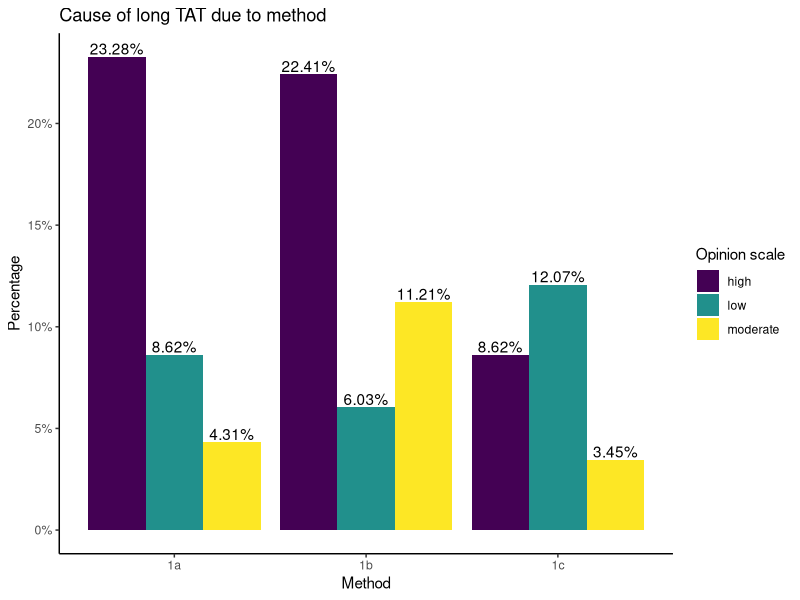
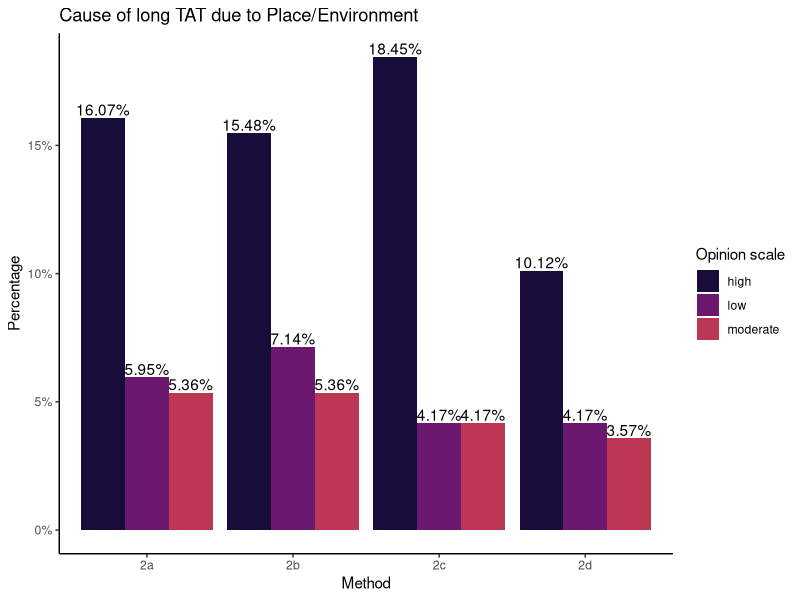
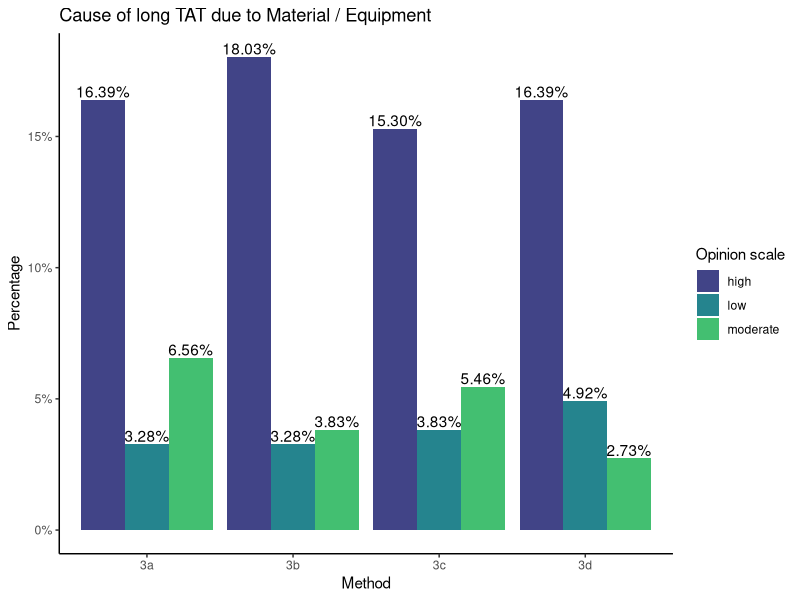
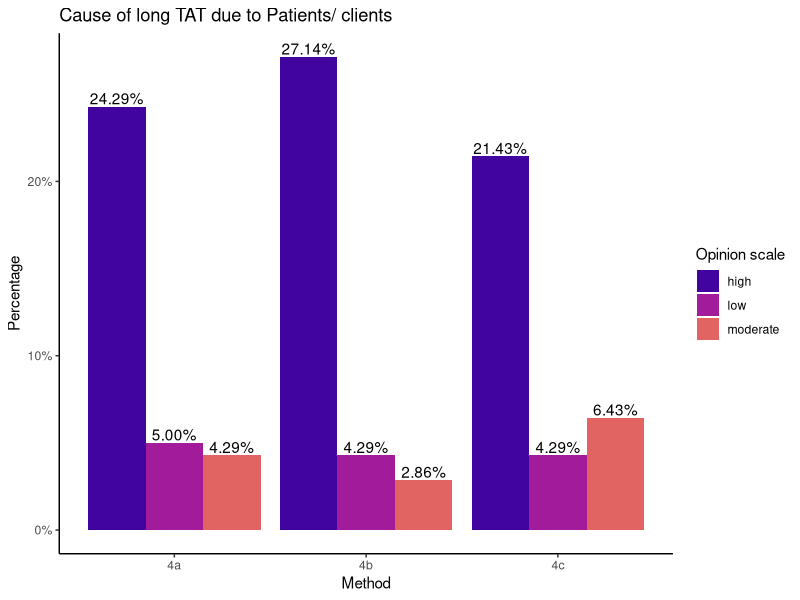
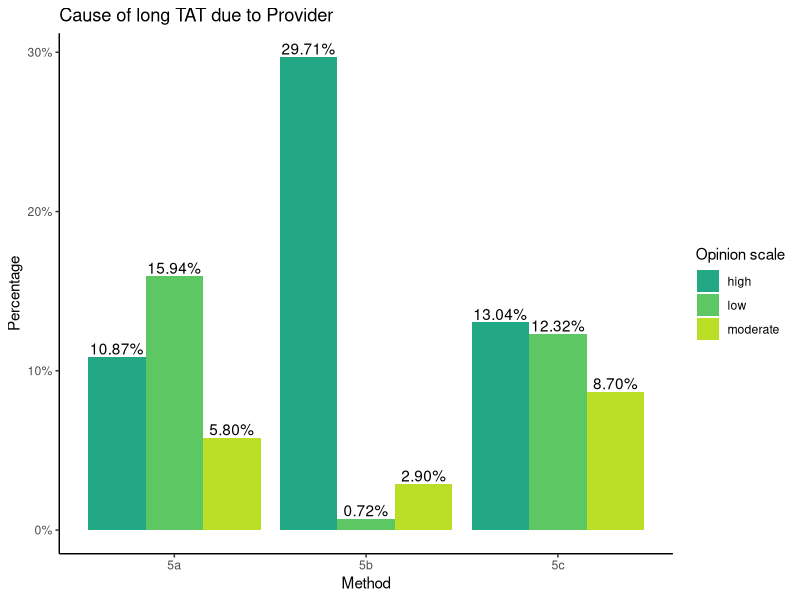
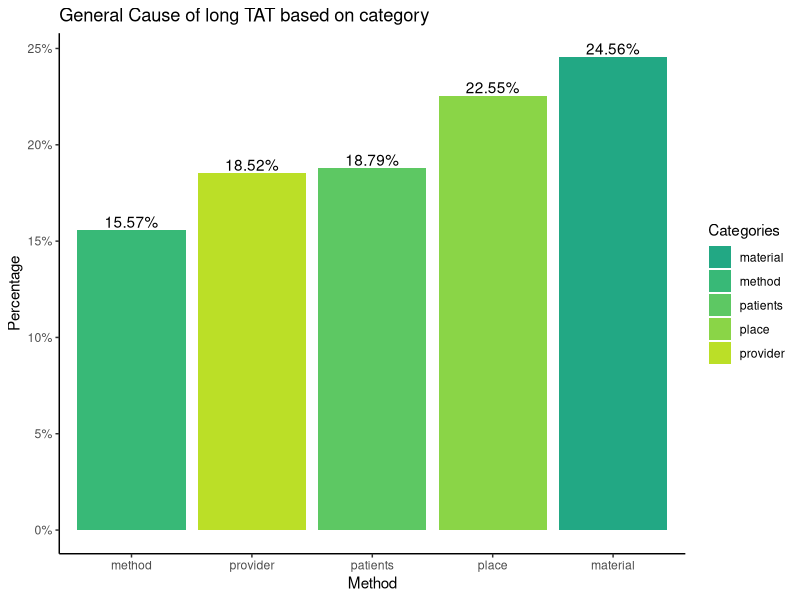

Write the R code that produced these figures, in order.
## ---- chunk 1
knitr::opts_chunk$set(echo = FALSE)
library(ggplot2)
## ---- chunk 2
method <-data.frame(quiz=c(rep("1a",3),rep("1b",3),rep("1c",3)) ,opnion=rep(c("high","moderate","low"),3),
                    frequency = c(27,5,10,26,13,7,10,4,14))
ggplot(data=method,aes(x=factor(quiz),y=prop.table(frequency),fill=factor(opnion)))+
  geom_bar(stat = "identity",position = "dodge")+
  scale_y_continuous(labels=scales::percent)+
  geom_text(label = scales::percent(prop.table(method$frequency)),vjust=-.2,position = position_dodge(.9))+
  theme_classic()+
  scale_fill_viridis_d(name=c("Opinion scale"))+
  labs(x="Method",y="Percentage",title = "Cause of long TAT due to method")
## ---- chunk 3
place <-data.frame(quiz=c(rep("2a",3),rep("2b",3),rep("2c",3),rep("2d",3)) ,opnion=rep(c("high","moderate","low"),4),
                    frequency = c(27,9,10,26,9,12,31,7,7,17,6,7))

ggplot(data=place,aes(x=factor(quiz),y=prop.table(frequency),fill=factor(opnion)))+
  geom_bar(stat = "identity",position = "dodge")+
  scale_y_continuous(labels=scales::percent)+
  geom_text(label = scales::percent(prop.table(place$frequency)),vjust=-.2,position = position_dodge(.9))+
  theme_classic()+
  scale_fill_viridis_d(name=c("Opinion scale"),option = "B",begin = .1,end = .5)+
  labs(x="Method",y="Percentage",title = "Cause of long TAT due to Place/Environment ")
## ---- chunk 4
material <-data.frame(quiz=c(rep("3a",3),rep("3b",3),rep("3c",3),rep("3d",3)) ,opnion=rep(c("high","moderate","low"),4),
                      frequency = c(30,12,6,33,7,6,28,10,7,30,5,9))

ggplot(data=material,aes(x=factor(quiz),y=prop.table(frequency),fill=factor(opnion)))+
  geom_bar(stat = "identity",position = "dodge")+
  scale_y_continuous(labels=scales::percent)+
  geom_text(label = scales::percent(prop.table(material$frequency)),vjust=-.2,position = position_dodge(.9))+
  theme_classic()+
  scale_fill_viridis_d(name=c("Opinion scale"),option = "D",begin = 0.2 ,end = .7)+
  labs(x="Method",y="Percentage",title = "Cause of long TAT due to Material / Equipment ")
## ---- chunk 5
patients<-data.frame(quiz=c(rep("4a",3),rep("4b",3),rep("4c",3)) ,opnion=rep(c("high","moderate","low"),3),
                     frequency = c(34,6,7,38,4,6,30,9,6))

ggplot(data=patients,aes(x=factor(quiz),y=prop.table(frequency),fill=factor(opnion)))+
  geom_bar(stat = "identity",position = "dodge")+
  scale_y_continuous(labels=scales::percent)+
  geom_text(label = scales::percent(prop.table(patients$frequency)),vjust=-.2,position = position_dodge(.9))+
  theme_classic()+
  scale_fill_viridis_d(name=c("Opinion scale"),option = "C", begin = 0.1 ,end = .6)+
  labs(x="Method",y="Percentage",title = "Cause of long TAT due to Patients/ clients ")
## ---- chunk 6
provider<-data.frame(quiz=c(rep("5a",3),rep("5b",3),rep("5c",3)) ,opnion=rep(c("high","moderate","low"),3),
                     frequency = c(15,8,22,41,4,1,18,12,17))

ggplot(data=provider,aes(x=factor(quiz),y=prop.table(frequency),fill=factor(opnion)))+
  geom_bar(stat = "identity",position = "dodge")+
  scale_y_continuous(labels=scales::percent)+
  geom_text(label = scales::percent(prop.table(provider$frequency)),vjust=-.2,position = position_dodge(.9))+
  theme_classic()+
  scale_fill_viridis_d(name=c("Opinion scale"),option = 'D' , begin = 0.6 ,end = .9)+
  labs(x="Method",y="Percentage",title = "Cause of long TAT due to Provider")
## ---- chunk 7
total <-rbind(method,place,material,patients,provider)
df <- data.frame(category = c("method","place","material","patients","provider"),
          Frequency= c(sum(total[1:9,]$frequency),
           sum(total[10:21,]$frequency),
           sum(total[22:33,]$frequency),
           sum(total[34:42,]$frequency),
           sum(total[43:51,]$frequency)))


ggplot(data=df,mapping = aes(reorder(x=factor(category),Frequency),y=prop.table(Frequency),fill=factor(category)))+
  geom_bar(stat = "identity",position = "dodge")+
  scale_y_continuous(labels=scales::percent)+
  geom_text(label = scales::percent(prop.table(df$Frequency)),vjust=-.2,position = position_dodge(.9))+
  theme_classic()+
  scale_fill_viridis_d(name=c("Categories"),option = 'D' , begin = 0.6 ,end = .9)+
  labs(x="Method",y="Percentage",title = "General Cause of long TAT based on category ")
